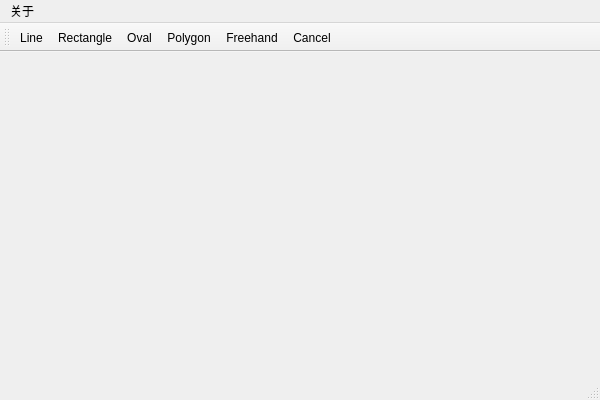
<?xml version="1.0" encoding="UTF-8"?>
<ui version="4.0">
 <class>MiniDrawClass</class>
 <widget class="QMainWindow" name="MiniDrawClass">
  <property name="geometry">
   <rect>
    <x>0</x>
    <y>0</y>
    <width>600</width>
    <height>400</height>
   </rect>
  </property>
  <property name="windowTitle">
   <string>MiniDraw</string>
  </property>
  <widget class="QWidget" name="centralWidget"/>
  <widget class="QMenuBar" name="menuBar">
   <property name="geometry">
    <rect>
     <x>0</x>
     <y>0</y>
     <width>600</width>
     <height>23</height>
    </rect>
   </property>
   <widget class="QMenu" name="menu">
    <property name="title">
     <string>关于</string>
    </property>
   </widget>
   <addaction name="menu"/>
  </widget>
  <widget class="QToolBar" name="mainToolBar">
   <attribute name="toolBarArea">
    <enum>TopToolBarArea</enum>
   </attribute>
   <attribute name="toolBarBreak">
    <bool>false</bool>
   </attribute>
   <addaction name="actionLine"/>
   <addaction name="actionRectangle"/>
   <addaction name="actionOval"/>
   <addaction name="actionPolygon"/>
   <addaction name="actionFreehand"/>
   <addaction name="actionCancel"/>
  </widget>
  <widget class="QStatusBar" name="statusBar"/>
  <action name="actionLine">
   <property name="text">
    <string>Line</string>
   </property>
   <property name="shortcut">
    <string>Ctrl+L</string>
   </property>
  </action>
  <action name="actionRectangle">
   <property name="text">
    <string>Rectangle</string>
   </property>
   <property name="shortcut">
    <string>Ctrl+R</string>
   </property>
  </action>
  <action name="actionOval">
   <property name="text">
    <string>Oval</string>
   </property>
   <property name="shortcut">
    <string>Ctrl+O</string>
   </property>
  </action>
  <action name="actionPolygon">
   <property name="text">
    <string>Polygon</string>
   </property>
   <property name="shortcut">
    <string>Ctrl+P</string>
   </property>
  </action>
  <action name="actionCancel">
   <property name="text">
    <string>Cancel</string>
   </property>
   <property name="shortcut">
    <string>Ctrl+Z</string>
   </property>
  </action>
  <action name="actionFreehand">
   <property name="text">
    <string>Freehand</string>
   </property>
   <property name="shortcut">
    <string>Ctrl+F</string>
   </property>
  </action>
 </widget>
 <layoutdefault spacing="6" margin="11"/>
 <resources>
  <include location="MiniDraw.qrc"/>
 </resources>
 <connections/>
</ui>
